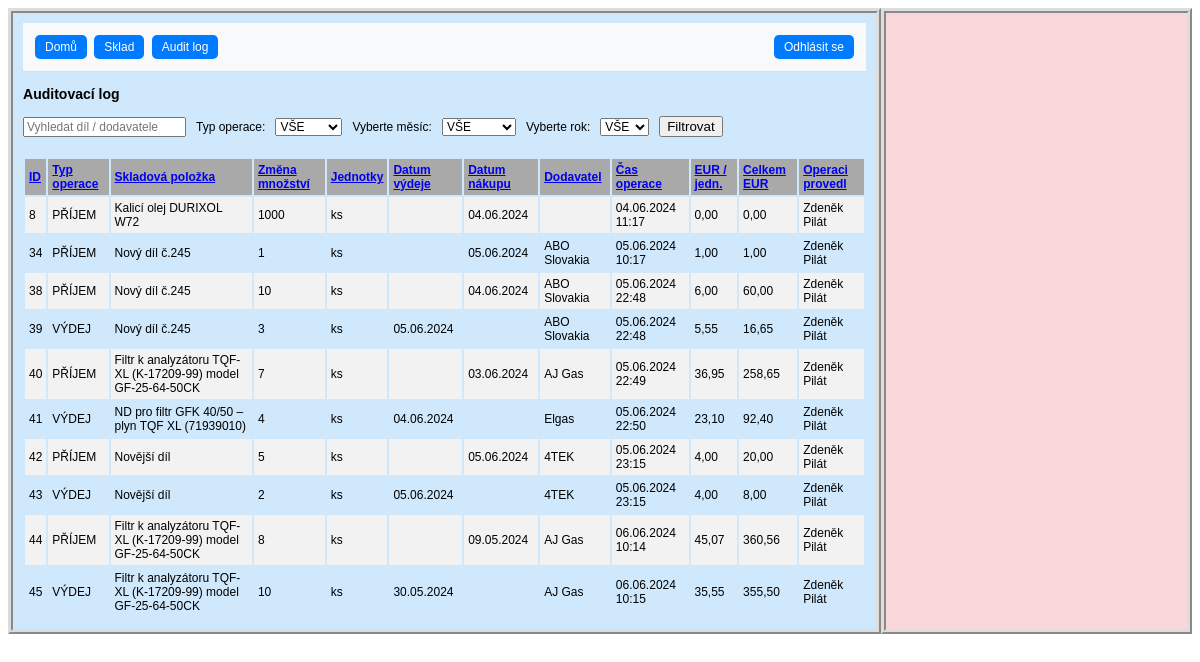
/sklad/audit_logs/ (signed in), run on the app's committed database.
### hpm_sklad/models.py (models this page shows, shortened)
class AuditLog(models.Model):
    class Meta:
        verbose_name_plural = "Auditovací logy"
        ordering = ["-id"]
    MOVEMENT_CHOICES = [
        ('PŘÍJEM', 'Příjem'),
        ('VÝDEJ', 'Výdej')
    ]
    JEDNOTKY_CHOICES = [
        ('ks', 'kus'),
        ('kg', 'kilogram'),
        ('par', 'pár'),
        ('l', 'litr'),
        ('m', 'metr'),
        ('baleni', 'balení'),
    ]
    ucetnictvi = models.BooleanField(verbose_name="Účetnictví")
    evidencni_cislo = models.ForeignKey(Sklad, on_delete=models.CASCADE, verbose_name="Evidenční číslo")
    interne_cislo = models.IntegerField(null=True, verbose_name="Číslo karty")
    objednano = models.CharField(max_length=100, null=True, blank=True, verbose_name="Objednáno?")
    nazev_dilu = models.CharField(max_length=100, verbose_name="Název dílu", db_index=True)
    zmena_mnozstvi = models.IntegerField(verbose_name="Změna množství")
    mnozstvi = models.PositiveIntegerField(verbose_name="Množství")
    jednotky = models.CharField(max_length=10, choices=JEDNOTKY_CHOICES, default='ks', verbose_name="Jednotky")
    typ_operace = models.CharField(max_length=10, choices=MOVEMENT_CHOICES, verbose_name="Typ operace")
    pouzite_zarizeni = models.CharField(max_length=70, verbose_name="Pro zařízení")
    umisteni = models.CharField(max_length=25, verbose_name="Umístění")
    dodavatel = models.CharField(max_length=70, verbose_name="Dodavatel")
    datum_vydeje = models.DateField(null=True, blank=True, verbose_name="Datum výdeje")
    datum_nakupu = models.DateField(null=True, blank=True, verbose_name="Datum nákupu")
    cislo_objednavky = models.CharField(max_length=20, null=True, blank=True, verbose_name="Číslo objednávky")
    jednotkova_cena_eur = models.FloatField(default=0.0, verbose_name="EUR/jednotka")
    celkova_cena_eur = models.FloatField(default=0.0, verbose_name="Celkem EUR")
    cas_vytvoreni = models.DateTimeField(auto_now_add=True, verbose_name="Čas vytvoření")
    operaci_provedl = models.ForeignKey(User, on_delete=models.CASCADE, verbose_name="Operaci provedl")
    poznamka = models.CharField(null=True, blank=True, max_length=200, verbose_name="Poznámka")

class Sklad(models.Model):
    class Meta:
        ordering = ["-evidencni_cislo"]
        verbose_name_plural = "Skladové položky"
    JEDNOTKY_CHOICES = [
        ('ks', 'kus'),
        ('kg', 'kilogram'),
        ('par', 'pár'),
        ('l', 'litr'),
        ('m', 'metr'),
        ('baleni', 'balení'),
    ]
    evidencni_cislo = models.AutoField(primary_key=True, verbose_name="Evidenční číslo")
    interne_cislo = models.IntegerField(null=True, verbose_name="Číslo karty")
    objednano = models.CharField(max_length=100, null=True, blank=True, verbose_name="Objednáno?")
    nazev_dilu = models.CharField(max_length=100, verbose_name="Název dílu")
    min_mnozstvi_ks = models.PositiveIntegerField(default=0, verbose_name="Minimum")
    mnozstvi = models.PositiveIntegerField(default=0, verbose_name="Množství")
    jednotky = models.CharField(max_length=10, choices=JEDNOTKY_CHOICES, default='ks', verbose_name="Jednotky")
    umisteni = models.CharField(max_length=25, verbose_name="Umístění")
    dodavatel = models.CharField(max_length=70, null=True, blank=True, verbose_name="Dodavatel")
    datum_nakupu = models.DateField(null=True, blank=True, verbose_name="Datum nákupu")
    cislo_objednavky = models.CharField(max_length=20, null=True, blank=True, verbose_name="Číslo objednávky")
    jednotkova_cena_eur = models.FloatField(default=0.0, validators=[MinValueValidator(0.0)], verbose_name="EUR/jednotka")
    celkova_cena_eur = models.FloatField(default=0.0, validators=[MinValueValidator(0.0)], verbose_name="Celkem EUR")
    poznamka = models.CharField(null=True, blank=True, max_length=200, verbose_name="Poznámka")
    ucetnictvi = models.BooleanField(default=True, verbose_name="Účetnictví")
    kriticky_dil = models.BooleanField(default=False, verbose_name="Kritický díl")
    hsh = models.BooleanField(default=False, verbose_name="HSH")
    tq8 = models.BooleanField(default=False, verbose_name="TQ8")
    tqf_xl1 = models.BooleanField(default=False, verbose_name="TQF XL1")
    tqf_xl2 = models.BooleanField(default=False, verbose_name="TQF XL2")
    dc_xl = models.BooleanField(default=False, verbose_name="DC XL")
    dac_xl1_2 = models.BooleanField(default=False, verbose_name="DAC XL1-2")
    dl_xl = models.BooleanField(default=False, verbose_name="DL XL")
    dac = models.BooleanField(default=False, verbose_name="DAC")
    lac_1 = models.BooleanField(default=False, verbose_name="LAC 1")
    lac_2 = models.BooleanField(default=False, verbose_name="LAC 2")
    ipsen_ene = models.BooleanField(default=False, verbose_name="IPSEN ENE")
    hsh_ene = models.BooleanField(default=False, verbose_name="HSH ENE")
    xl_ene1 = models.BooleanField(default=False, verbose_name="XL ENE1")
    xl_ene2 = models.BooleanField(default=False, verbose_name="XL ENE2")
    ipsen_w = models.BooleanField(default=False, verbose_name="IPSEN W")
    hsh_w = models.BooleanField(default=False, verbose_name="HSH W")
    kw = models.BooleanField(default=False, verbose_name="KW")
    kw1 = models.BooleanField(default=False, verbose_name="KW 1")
    kw2 = models.BooleanField(default=False, verbose_name="KW 2")
    kw3 = models.BooleanField(default=False, verbose_name="KW 3")
    mikrof = models.BooleanField(default=False, verbose_name="MIKROF")
    history = HistoricalRecords()

### hpm_sklad/views.py (the view)
# urls.py: path('sklad/audit_logs/', views.AuditLogListView.as_view(), name='audit_log'),
class AuditLogListView(LoginRequiredMixin, ListView):
    model = AuditLog
    template_name = 'hpm_sklad/audit_log.html'  # Zajistěte, že tato cesta je správná
    paginate_by = 25
    def get_context_data(self, **kwargs):
        context = super().get_context_data(**kwargs)
        selected_id = self.request.GET.get('selected', None)
        if selected_id:
            context['selected_item'] = get_object_or_404(AuditLog, id=selected_id)
        else:
            context['selected_item'] = None
        current_year = datetime.datetime.now().year
        context['years'] = range(current_year, 2022, -1)
        context.update({
            'sort': self.request.GET.get('sort', 'id'),
            'order': self.request.GET.get('order', 'up'),
            'query': self.request.GET.get('query', ''),
            'typ_operace': self.request.GET.get('typ_operace', 'VŠE'),
            'month': self.request.GET.get('month', 'VŠE'),
            'year': self.request.GET.get('year', 'VŠE')
        })
        return context
    def get_queryset(self):
        queryset = AuditLog.objects.all()
        query = self.request.GET.get('query', '')
        if query:
            queryset = queryset.filter(
                Q(evidencni_cislo__nazev_dilu__icontains=query) | Q(dodavatel__icontains(query))
            )
        typ_operace = self.request.GET.get('typ_operace', 'VŠE')
        if typ_operace != 'VŠE':
            queryset = queryset.filter(typ_operace=typ_operace)
        month = self.request.GET.get('month', 'VŠE')
        year = self.request.GET.get('year', 'VŠE')
        if month != 'VŠE' and year != 'VŠE':
            queryset = queryset.filter(
                Q(datum_vydeje__year=year, datum_vydeje__month=month) |
                Q(datum_nakupu__year=year, datum_nakupu__month=month)
            )
        sort = self.request.GET.get('sort', 'id')
        order = self.request.GET.get('order', 'up')
        if order == 'down':
            sort = f"-{sort}"
        queryset = queryset.order_by(sort)
        return queryset

### hpm_sklad/templatetags/custom_filters.py (called while the page is built)
@register.filter
def url_remove_param(querystring, params):
    params = params.split(',')
    new_querystring = '&'.join(
        f"{key}={value}"
        for part in querystring.split('&')
        if '=' in part and (key := part.split('=')[0]) not in params and (value := part.split('=')[1])
    )
    return new_querystring

### hpm_sklad/templates/hpm_sklad/audit_log.html (shortened to what this page needs)
{% extends "hpm_sklad/base_left_right_column.html" %}
{% load static %}
{% load custom_filters %}
{% block left_content %}
    <h3 class="text-center">Auditovací log</h3>
    <form method="GET" action="" class="search-form">
        <div class="search-group">
            <input class="search" type="text" name="query" placeholder="Vyhledat díl / dodavatele" value="{{ request.GET.query }}">
            <label for="typ_operace">Typ operace:</label>
            <select name="typ_operace" class="search" id="typ_operace">
                <option value="VŠE" {% if request.GET.typ_operace == 'VŠE' or not request.GET.typ_operace %}selected{% endif %}>VŠE</option>
            </select>
            <label for="month">Vyberte měsíc:</label>
            <select name="month" id="month" class="search">
                <option value="VŠE" {% if request.GET.month == 'VŠE' or not request.GET.month %}selected{% endif %}>VŠE</option>
            </select>
            <label for="year">Vyberte rok:</label>
            <select name="year" id="year" class="search">
                <option value="VŠE" {% if request.GET.year == 'VŠE' or not request.GET.year %}selected{% endif %}>VŠE</option>
            </select>
            <button type="submit">Filtrovat</button>
        </div>
    </form>
    <div class="container-log">
        <table class="table table-bordered">
            <thead class="thead-light">
                <tr>
                    {% with request.GET.urlencode as querystring %}
                        <th>
                            <a href="?sort=id&order={% if request.GET.sort == 'id' and request.GET.order == 'up' %}down{% else %}up{% endif %}&{{ querystring|url_remove_param:'sort,order' }}">
                                ID
                            </a>
                        </th>
                        <th>
                            <a href="?sort=typ_operace&order={% if request.GET.sort == 'typ_operace' and request.GET.order == 'up' %}down{% else %}up{% endif %}&{{ querystring|url_remove_param:'sort,order' }}">
                                Typ operace
                            </a>
                        </th>
                        <th>
                            <a href="?sort=evidencni_cislo__nazev_dilu&order={% if request.GET.sort == 'evidencni_cislo__nazev_dilu' and request.GET.order == 'up' %}down{% else %}up{% endif %}&{{ querystring|url_remove_param:'sort,order' }}">
                                Skladová položka
                            </a>
                        </th>
                        <th>
                            <a href="?sort=zmena_mnozstvi&order={% if request.GET.sort == 'zmena_mnozstvi' and request.GET.order == 'up' %}down{% else %}up{% endif %}&{{ querystring|url_remove_param:'sort,order' }}">
                                Změna množství
                            </a>
                        </th>
                        <th>
                            <a href="?sort=jednotky&order={% if request.GET.sort == 'jednotky' and request.GET.order == 'up' %}down{% else %}up{% endif %}&{{ querystring|url_remove_param:'sort,order' }}">
                                Jednotky
                            </a>
                        </th>
                        <th>
                            <a href="?sort=datum_vydeje&order={% if request.GET.sort == 'datum_vydeje' and request.GET.order == 'up' %}down{% else %}up{% endif %}&{{ querystring|url_remove_param:'sort,order' }}">
                                Datum výdeje
                            </a>
                        </th>
                        <th>
                            <a href="?sort=datum_nakupu&order={% if request.GET.sort == 'datum_nakupu' and request.GET.order == 'up' %}down{% else %}up{% endif %}&{{ querystring|url_remove_param:'sort,order' }}">
                                Datum nákupu
                            </a>
                        </th>
                        <th>
                            <a href="?sort=dodavatel&order={% if request.GET.sort == 'dodavatel' and request.GET.order == 'up' %}down{% else %}up{% endif %}&{{ querystring|url_remove_param:'sort,order' }}">
                                Dodavatel
                            </a>
                        </th>
                        <th>
                            <a href="?sort=cas_vytvoreni&order={% if request.GET.sort == 'cas_vytvoreni' and request.GET.order == 'up' %}down{% else %}up{% endif %}&{{ querystring|url_remove_param:'sort,order' }}">
                                Čas operace
                            </a>
                        </th>
                        <th>
                            <a href="?sort=jednotkova_cena_eur&order={% if request.GET.sort == 'jednotkova_cena_eur' and request.GET.order == 'up' %}down{% else %}up{% endif %}&{{ querystring|url_remove_param:'sort,order' }}">
                                EUR / jedn.
                            </a>
                        </th>
                        <th>
                            <a href="?sort=celkova_cena_eur&order={% if request.GET.sort == 'celkova_cena_eur' and request.GET.order == 'up' %}down{% else %}up{% endif %}&{{ querystring|url_remove_param:'sort,order' }}">
                                Celkem EUR
                            </a>
                        </th>
                        <th>
                            <a href="?sort=operaci_provedl&order={% if request.GET.sort == 'operaci_provedl' and request.GET.order == 'up' %}down{% else %}up{% endif %}&{{ querystring|url_remove_param:'sort,order' }}">
                                Operaci provedl
                            </a>
                        </th>
                    {% endwith %}
                </tr>
            </thead>
            <tbody class="show-pointer">
                {% for item in object_list %}
                    <tr data-id="{{ item.id }}" data-detail-url="{% url 'detail_audit_log' item.id %}" onclick="loadDetail('{% url 'detail_audit_log' item.id %}', '{{ item.id }}')"
                    {% if item.id == selected_item.id %} class="selected-row"{% endif %}>
                        <td>{{ item.id }}</td>
                        <td>{{ item.typ_operace }}</td>
                        <td>{{ item.evidencni_cislo.nazev_dilu }}</td>
                        <td>{{ item.zmena_mnozstvi }}</td>
                        <td>{{ item.jednotky }}</td>
                        <td>{{ item.datum_vydeje | date:"d.m.Y" }}</td>
                        <td>{{ item.datum_nakupu | date:"d.m.Y" }}</td>
                        <td>{{ item.dodavatel }}</td>
                        <td>{{ item.cas_vytvoreni | date:"d.m.Y H:i" }}</td>
                        <td>{{ item.jednotkova_cena_eur|floatformat:2 }}</td>
                        <td>{{ item.celkova_cena_eur|floatformat:2 }}</td>
                        <td>{{ item.operaci_provedl.first_name }} {{ item.operaci_provedl.last_name }}</td>
                    </tr>
                {% endfor %}
            </tbody>
        </table>
    </div>
{% endblock %}

### hpm_sklad/static/css/style.css (style rules this page uses)
body { font-size: 12px; font-family: arial; }
th, td { padding: 4px; text-align: left; }
tbody tr:nth-child(odd) { background-color: #ffffff; }
tbody tr:nth-child(odd) { background-color: #f2f2f2; }
thead th { background-color: #A9A9A9; }
.show-pointer { cursor: pointer; }
.search { font-size: 12px; font-family: arial; }
.search-form { margin-bottom: 20px; }
.search-group { display: flex; align-items: center; gap: 10px; }

### data on the page
AuditLog: id "8", typ_operace "PŘÍJEM", evidencni_cislo.nazev_dilu "Kalicí olej DURIXOL W72", zmena_mnozstvi "1000", jednotky "ks", datum_nakupu "04.06.2024", cas_vytvoreni "04.06.2024 11:17", jednotkova_cena_eur "0,00", celkova_cena_eur "0,00", operaci_provedl.first_name "Zdeněk", operaci_provedl.last_name "Pilát"
AuditLog: id "34", typ_operace "PŘÍJEM", evidencni_cislo.nazev_dilu "Nový díl č.245", zmena_mnozstvi "1", jednotky "ks", datum_nakupu "05.06.2024", dodavatel "ABO Slovakia", cas_vytvoreni "05.06.2024 10:17", jednotkova_cena_eur "1,00", celkova_cena_eur "1,00", operaci_provedl.first_name "Zdeněk", operaci_provedl.last_name "Pilát"
AuditLog: id "38", typ_operace "PŘÍJEM", evidencni_cislo.nazev_dilu "Nový díl č.245", zmena_mnozstvi "10", jednotky "ks", datum_nakupu "04.06.2024", dodavatel "ABO Slovakia", cas_vytvoreni "05.06.2024 22:48", jednotkova_cena_eur "6,00", celkova_cena_eur "60,00", operaci_provedl.first_name "Zdeněk", operaci_provedl.last_name "Pilát"
AuditLog: id "39", typ_operace "VÝDEJ", evidencni_cislo.nazev_dilu "Nový díl č.245", zmena_mnozstvi "3", jednotky "ks", datum_vydeje "05.06.2024", dodavatel "ABO Slovakia", cas_vytvoreni "05.06.2024 22:48", jednotkova_cena_eur "5,55", celkova_cena_eur "16,65", operaci_provedl.first_name "Zdeněk", operaci_provedl.last_name "Pilát"
AuditLog: id "40", typ_operace "PŘÍJEM", evidencni_cislo.nazev_dilu "Filtr k analyzátoru TQF-XL (K-17209-99) model GF-25-64-50CK", zmena_mnozstvi "7", jednotky "ks", datum_nakupu "03.06.2024", dodavatel "AJ Gas", cas_vytvoreni "05.06.2024 22:49", jednotkova_cena_eur "36,95", celkova_cena_eur "258,65", operaci_provedl.first_name "Zdeněk", operaci_provedl.last_name "Pilát"
AuditLog: id "41", typ_operace "VÝDEJ", evidencni_cislo.nazev_dilu "ND pro filtr GFK 40/50 – plyn TQF XL (71939010)", zmena_mnozstvi "4", jednotky "ks", datum_vydeje "04.06.2024", dodavatel "Elgas", cas_vytvoreni "05.06.2024 22:50", jednotkova_cena_eur "23,10", celkova_cena_eur "92,40", operaci_provedl.first_name "Zdeněk", operaci_provedl.last_name "Pilát"
AuditLog: id "42", typ_operace "PŘÍJEM", evidencni_cislo.nazev_dilu "Novější díl", zmena_mnozstvi "5", jednotky "ks", datum_nakupu "05.06.2024", dodavatel "4TEK", cas_vytvoreni "05.06.2024 23:15", jednotkova_cena_eur "4,00", celkova_cena_eur "20,00", operaci_provedl.first_name "Zdeněk", operaci_provedl.last_name "Pilát"
AuditLog: id "43", typ_operace "VÝDEJ", evidencni_cislo.nazev_dilu "Novější díl", zmena_mnozstvi "2", jednotky "ks", datum_vydeje "05.06.2024", dodavatel "4TEK", cas_vytvoreni "05.06.2024 23:15", jednotkova_cena_eur "4,00", celkova_cena_eur "8,00", operaci_provedl.first_name "Zdeněk", operaci_provedl.last_name "Pilát"
AuditLog: id "44", typ_operace "PŘÍJEM", evidencni_cislo.nazev_dilu "Filtr k analyzátoru TQF-XL (K-17209-99) model GF-25-64-50CK", zmena_mnozstvi "8", jednotky "ks", datum_nakupu "09.05.2024", dodavatel "AJ Gas", cas_vytvoreni "06.06.2024 10:14", jednotkova_cena_eur "45,07", celkova_cena_eur "360,56", operaci_provedl.first_name "Zdeněk", operaci_provedl.last_name "Pilát"
AuditLog: id "45", typ_operace "VÝDEJ", evidencni_cislo.nazev_dilu "Filtr k analyzátoru TQF-XL (K-17209-99) model GF-25-64-50CK", zmena_mnozstvi "10", jednotky "ks", datum_vydeje "30.05.2024", dodavatel "AJ Gas", cas_vytvoreni "06.06.2024 10:15", jednotkova_cena_eur "35,55", celkova_cena_eur "355,50", operaci_provedl.first_name "Zdeněk", operaci_provedl.last_name "Pilát"
